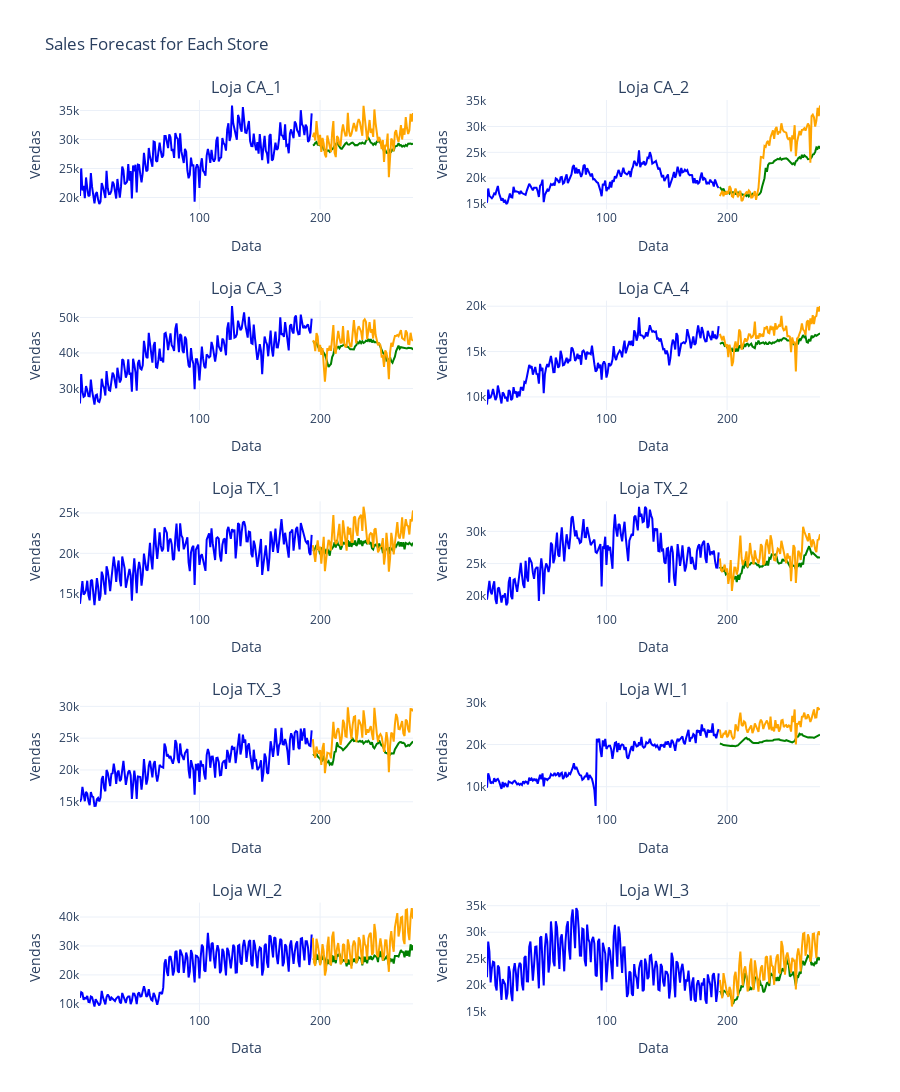

Write notebook code for a chart like this one.
### Code cell
modelos_por_loja = {}
tempos_treinamento = {}
tempos_previsao = {}

# Create a figure
fig = make_subplots(rows=5, cols=2, subplot_titles=[f'Loja {loja}' for loja in lojas_relevantes_m5])

df_resultado_loja = pd.DataFrame(columns=['Data', 'Loja', 'Real', 'Previsto'])
df_resultado_tempo = pd.DataFrame(columns=['Loja', 'Treino', 'Previsao'])

for i, loja in enumerate(lojas_relevantes_m5):

    df_loja = df_m5[df_m5['Loja'] == loja]
    df_loja_grouped = df_loja.groupby('Data')['Vendas'].sum().reset_index()
    df_loja_grouped.set_index('Data', inplace=True)
    data_scaled, scaler = prepare_data_CNN(df_loja_grouped)
    look_back = 10

    X_train, X_test, y_train, y_test, train_size = split_data_CNN(data_scaled, look_back)

    # Construir e treinar o modelo
    model = build_model_CNN(look_back)

    start_train_time = time.time()
    history = train_model_CNN(model, X_train, y_train)
    end_train_time = time.time()
    train_time = end_train_time - start_train_time


    # Realizar previsões no conjunto de teste
    start_forecast_time = time.time()
    test_predict = make_predictions_CNN(model, X_test)
    end_forecast_time = time.time()
    forecast_time = end_forecast_time - start_forecast_time


    # Reverter a normalização das previsões e dos valores reais
    test_predict_original = scaler.inverse_transform(test_predict).flatten()
    y_test_original = scaler.inverse_transform(y_test.reshape(-1, 1)).flatten()

    # Obter os índices reais para treino e teste
    train_index = df_loja_grouped.index[:train_size]  # Índices do conjunto de treino
    test_index = df_loja_grouped.index[train_size:]   # Índices do conjunto de teste

    # Dados de treino original
    train_original = scaler.inverse_transform(data_scaled[:train_size]).flatten()

    # Dados reais para plotagem do teste
    data_test_original = scaler.inverse_transform(data_scaled[train_size:]).flatten()

    df_resultado_loja = pd.concat([df_resultado_loja, pd.DataFrame({
        'Data': test_index,
        'Loja': loja,
        'Real': y_test_original,
        'Previsto': test_predict_original
    })])

    df_resultado_tempo = pd.concat([df_resultado_tempo, pd.DataFrame({
        'Loja': [loja],
        'Treino': [train_time],
        'Previsao': [forecast_time]
    })], ignore_index=True)

        # Add traces for train, test, and forecast
    fig.add_trace(go.Scatter(x=train_index, y=train_original, mode='lines', name='Treino', line=dict(color='blue')), row=i//2+1, col=i%2+1)
    fig.add_trace(go.Scatter(x=test_index, y=test_predict_original, mode='lines', name='Previsto', line=dict(color='green')), row=i//2+1, col=i%2+1)
    fig.add_trace(go.Scatter(x=test_index, y=data_test_original, mode='lines', name='Real', line=dict(color='orange')), row=i//2+1, col=i%2+1)
    
    # Update layout for each subplot
    fig.update_xaxes(title_text='Data', row=i//2+1, col=i%2+1)
    fig.update_yaxes(title_text='Vendas', row=i//2+1, col=i%2+1)

# Update layout for the entire figure
fig.update_layout(
    title='Sales Forecast for Each Store',
    height=1500,
    showlegend=False,
    template='plotly_white'
)

# Salvar o dataframe em um arquivo CSV

df_resultado_loja.to_csv('Resultados/Previsao/M5/Loja/CNN.csv', index=False)
df_resultado_tempo.to_csv('Resultados/Tempo/M5/Loja/CNN.csv', index=False)

# Show the figure
fig.show()
